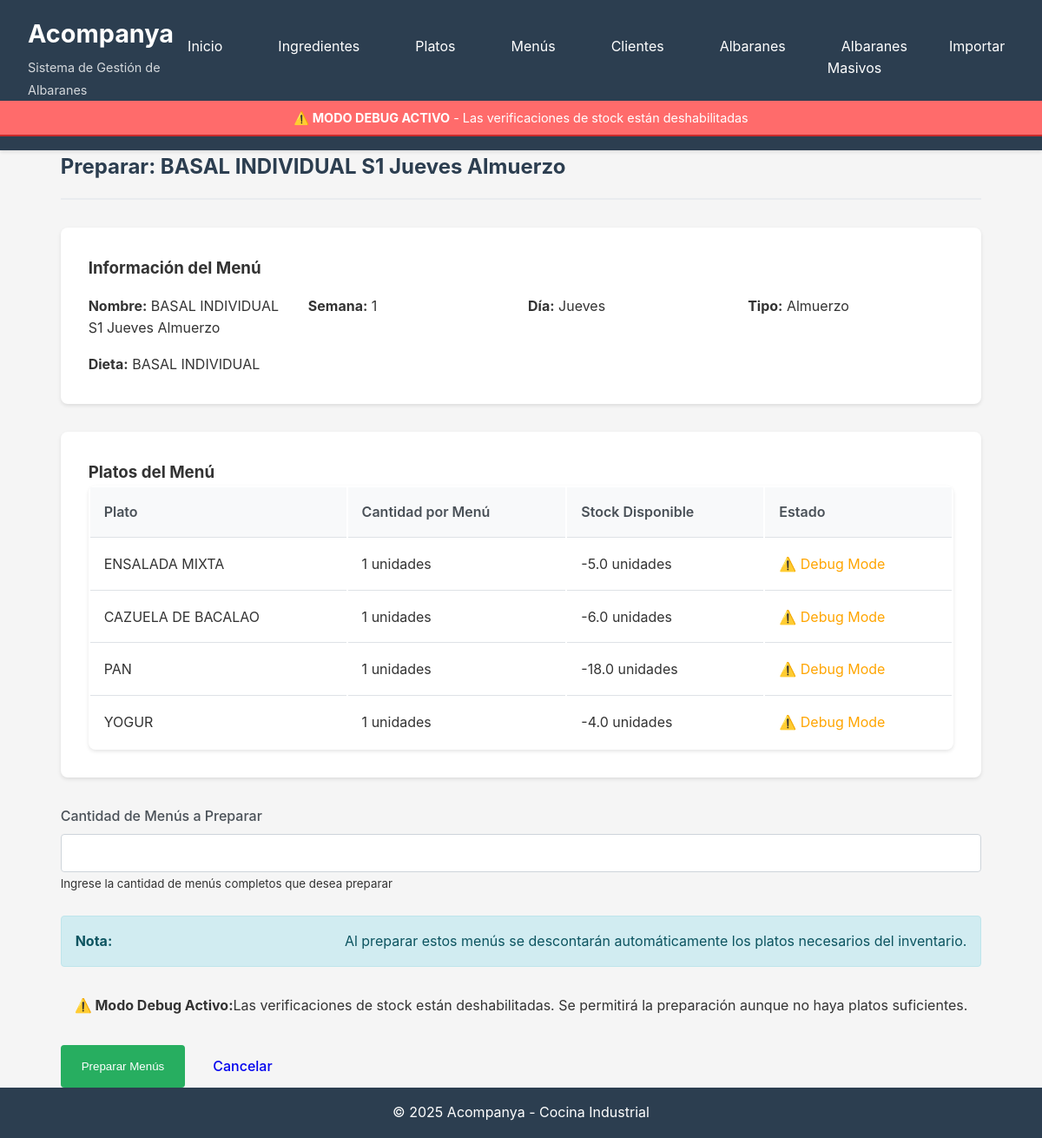
/menus/preparar/1, run on an earlier commit of the app's database.
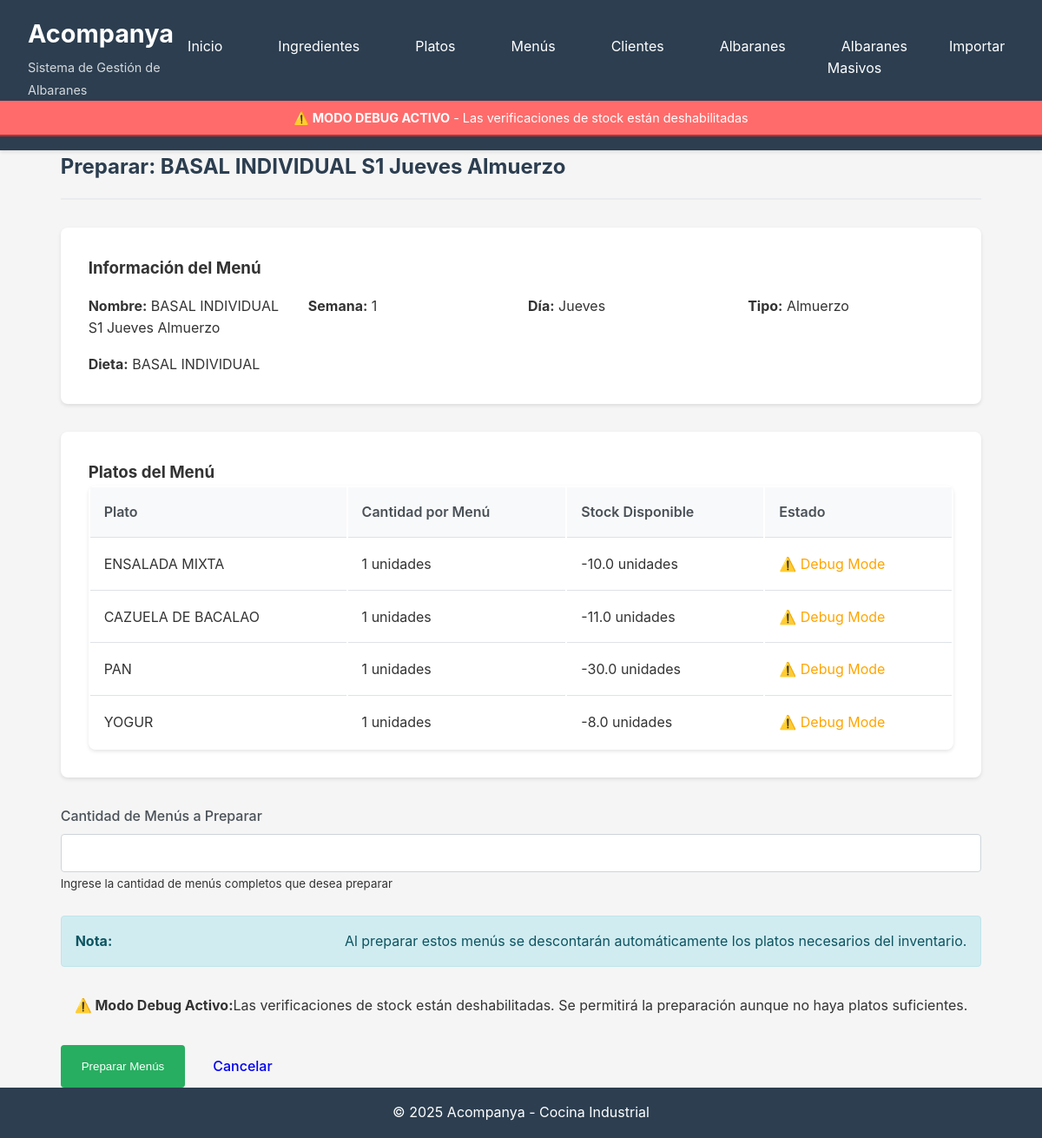
And on a later commit of the database.
### database/models.py (models this page shows, shortened)
class Plato(db.Model):
    __tablename__ = 'platos'
    id = db.Column(db.Integer, primary_key=True)
    nombre = db.Column(db.String(200), nullable=False)
    lote_propio = db.Column(db.String(100), nullable=True)
    stock_actual = db.Column(db.Float, nullable=False, default=0)
    unidad = db.Column(db.String(50), nullable=False, default='unidades')
    created_at = db.Column(db.DateTime, default=datetime.utcnow)
    updated_at = db.Column(db.DateTime, default=datetime.utcnow, onupdate=datetime.utcnow)
    ingredientes = db.relationship('Ingrediente', secondary=platos_ingredientes, backref='platos')
    movimientos = db.relationship('MovimientoStock',
                                 primaryjoin="and_(MovimientoStock.entidad_tipo=='plato', "
                                           "MovimientoStock.entidad_id==Plato.id)",
                                 foreign_keys='MovimientoStock.entidad_id',
                                 backref='plato_ref',
                                 lazy='dynamic',
                                 overlaps="ingrediente_ref,movimientos")
    detalles_albaran = db.relationship('AlbaranDetalle', backref='plato', lazy='dynamic')

### routes/menus.py (the view, shortened to what this page needs)
@menus_bp.route('/preparar/<int:id>', methods=['GET', 'POST'])
def preparar(id):
    menu = Menu.query.get_or_404(id)
    platos = menu.obtener_platos_con_cantidad()
    return render_template('menus/preparar.html', menu=menu, platos=platos)

### app.py (called while the page is built)
def create_app():
    app = Flask(__name__)
    app.config.from_object(Config)
    init_db(app)
    app.register_blueprint(ingredientes_bp, url_prefix='/ingredientes')
    app.register_blueprint(platos_bp, url_prefix='/platos')
    app.register_blueprint(menus_bp, url_prefix='/menus')
    app.register_blueprint(albaranes_bp, url_prefix='/albaranes')
    app.register_blueprint(importar_bp, url_prefix='/importar')
    app.register_blueprint(clientes_bp, url_prefix='/clientes')
    app.register_blueprint(albaranes_masivos_bp, url_prefix='/albaranes-masivos')
    @app.context_processor
    def inject_config():
        return dict(config=app.config)
    @app.route('/')
    def index():
        return render_template('index.html')
    @app.route('/dashboard')
    def dashboard():
        return render_template('dashboard.html')
    return app

### database/models.py (called while the page is built)
    def obtener_platos_con_cantidad(self):
        result = db.session.query(
            Plato,
            menus_platos.c.cantidad
        ).join(
            menus_platos,
            menus_platos.c.plato_id == Plato.id
        ).filter(
            menus_platos.c.menu_id == self.id
        ).all()
        return result

### templates/menus/preparar.html (shortened to what this page needs)
{% extends "base.html" %}
{% block content %}
<div class="page-header">
    <h2>Preparar: {{ menu.nombre }}</h2>
</div>
<div class="albaran-header">
    <h3>Información del Menú</h3>
    <div class="albaran-info">
        <div>
            <strong>Nombre:</strong> {{ menu.nombre }}
        </div>
        <div>
            <strong>Semana:</strong> {{ menu.numero_semana }}
        </div>
        <div>
            <strong>Día:</strong> {{ menu.dia_semana.value|title }}
        </div>
        <div>
            <strong>Tipo:</strong> {{ menu.tipo_comida.value|title }}
        </div>
        <div>
            <strong>Dieta:</strong> {{ menu.tipo_dieta }}
        </div>
    </div>
</div>
<div class="albaran-section">
    <h3>Platos del Menú</h3>
    <table class="table">
        <thead>
            <tr>
                <th>Plato</th>
                <th>Cantidad por Menú</th>
                <th>Stock Disponible</th>
                <th>Estado</th>
            </tr>
        </thead>
        <tbody>
            {% for plato, cantidad in platos %}
            <tr>
                <td>{{ plato.nombre }}</td>
                <td>{{ cantidad }} {{ plato.unidad }}</td>
                <td>{{ plato.stock_actual }} {{ plato.unidad }}</td>
                <td>
                    {% if config.DEBUG_MODE %}
                        <span style="color: orange;">⚠️ Debug Mode</span>
                    {% elif plato.stock_actual >= cantidad %}
                        <span style="color: green;">✓ Suficiente</span>
                    {% else %}
                        <span style="color: red;">✗ Insuficiente</span>
                    {% endif %}
                </td>
            </tr>
            {% endfor %}
        </tbody>
    </table>
</div>
<form method="POST" action="">
    <div class="form-group">
        <label for="cantidad" class="form-label">Cantidad de Menús a Preparar</label>
        <input type="number" class="form-control" id="cantidad" name="cantidad"
               min="1" step="1" required>
        <small class="text-muted">
            Ingrese la cantidad de menús completos que desea preparar
        </small>
    </div>
    <div class="alert alert-info">
        <strong>Nota:</strong> Al preparar estos menús se descontarán automáticamente los platos necesarios del inventario.
    </div>
    {% if config.DEBUG_MODE %}
    <div class="alert alert-warning">
        <strong>⚠️ Modo Debug Activo:</strong> Las verificaciones de stock están deshabilitadas. Se permitirá la preparación aunque no haya platos suficientes.
    </div>
    {% endif %}
    <div class="action-group">
        <button type="submit" class="btn btn-success">Preparar Menús</button>
        <a href="{{ url_for('menus.listar') }}" class="btn btn-secondary">Cancelar</a>
    </div>
</form>
{% endblock %}

What changed in the data, as far as the page shows it:
changed Plato "ENSALADA MIXTA": stock_actual "-5.0" → "-10.0"
changed Plato "CAZUELA DE BACALAO": stock_actual "-6.0" → "-11.0"
changed Plato "PAN": stock_actual "-18.0" → "-30.0"
changed Plato "YOGUR": stock_actual "-4.0" → "-8.0"
